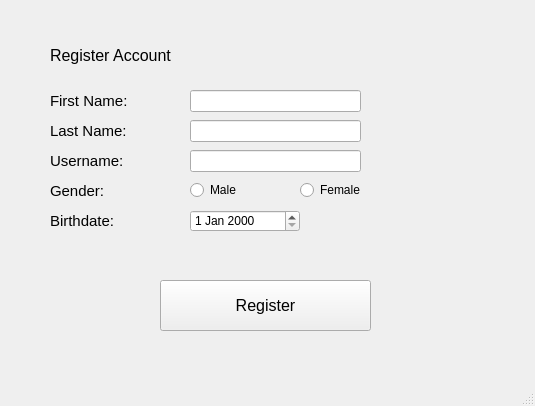
<?xml version="1.0" encoding="UTF-8"?>
<ui version="4.0">
 <class>RegisterWindow</class>
 <widget class="QMainWindow" name="RegisterWindow">
  <property name="geometry">
   <rect>
    <x>0</x>
    <y>0</y>
    <width>535</width>
    <height>406</height>
   </rect>
  </property>
  <property name="windowTitle">
   <string>MainWindow</string>
  </property>
  <widget class="QWidget" name="centralwidget">
   <widget class="QLabel" name="label">
    <property name="geometry">
     <rect>
      <x>50</x>
      <y>40</y>
      <width>201</width>
      <height>31</height>
     </rect>
    </property>
    <property name="font">
     <font>
      <pointsize>12</pointsize>
     </font>
    </property>
    <property name="text">
     <string>Register Account</string>
    </property>
   </widget>
   <widget class="QLabel" name="label_2">
    <property name="geometry">
     <rect>
      <x>50</x>
      <y>90</y>
      <width>121</width>
      <height>21</height>
     </rect>
    </property>
    <property name="font">
     <font>
      <pointsize>11</pointsize>
     </font>
    </property>
    <property name="text">
     <string>First Name:</string>
    </property>
   </widget>
   <widget class="QLabel" name="label_3">
    <property name="geometry">
     <rect>
      <x>50</x>
      <y>120</y>
      <width>121</width>
      <height>21</height>
     </rect>
    </property>
    <property name="font">
     <font>
      <pointsize>11</pointsize>
     </font>
    </property>
    <property name="text">
     <string>Last Name:</string>
    </property>
   </widget>
   <widget class="QLabel" name="label_4">
    <property name="geometry">
     <rect>
      <x>50</x>
      <y>150</y>
      <width>121</width>
      <height>21</height>
     </rect>
    </property>
    <property name="font">
     <font>
      <pointsize>11</pointsize>
     </font>
    </property>
    <property name="text">
     <string>Username:</string>
    </property>
   </widget>
   <widget class="QLabel" name="label_5">
    <property name="geometry">
     <rect>
      <x>50</x>
      <y>180</y>
      <width>121</width>
      <height>21</height>
     </rect>
    </property>
    <property name="font">
     <font>
      <pointsize>11</pointsize>
     </font>
    </property>
    <property name="text">
     <string>Gender:</string>
    </property>
   </widget>
   <widget class="QLabel" name="label_6">
    <property name="geometry">
     <rect>
      <x>50</x>
      <y>210</y>
      <width>121</width>
      <height>21</height>
     </rect>
    </property>
    <property name="font">
     <font>
      <pointsize>11</pointsize>
     </font>
    </property>
    <property name="text">
     <string>Birthdate:</string>
    </property>
   </widget>
   <widget class="QLineEdit" name="FirstNameLine">
    <property name="geometry">
     <rect>
      <x>190</x>
      <y>90</y>
      <width>171</width>
      <height>22</height>
     </rect>
    </property>
   </widget>
   <widget class="QLineEdit" name="LastNameLine">
    <property name="geometry">
     <rect>
      <x>190</x>
      <y>120</y>
      <width>171</width>
      <height>22</height>
     </rect>
    </property>
   </widget>
   <widget class="QLineEdit" name="UsernameLine">
    <property name="geometry">
     <rect>
      <x>190</x>
      <y>150</y>
      <width>171</width>
      <height>22</height>
     </rect>
    </property>
   </widget>
   <widget class="QDateEdit" name="Birthdate">
    <property name="geometry">
     <rect>
      <x>190</x>
      <y>210</y>
      <width>110</width>
      <height>22</height>
     </rect>
    </property>
   </widget>
   <widget class="QRadioButton" name="MaleButton">
    <property name="geometry">
     <rect>
      <x>190</x>
      <y>180</y>
      <width>95</width>
      <height>20</height>
     </rect>
    </property>
    <property name="text">
     <string>Male</string>
    </property>
   </widget>
   <widget class="QRadioButton" name="FemaleButton">
    <property name="geometry">
     <rect>
      <x>300</x>
      <y>180</y>
      <width>95</width>
      <height>20</height>
     </rect>
    </property>
    <property name="text">
     <string>Female</string>
    </property>
   </widget>
   <widget class="QLabel" name="Errorlabel">
    <property name="geometry">
     <rect>
      <x>50</x>
      <y>250</y>
      <width>441</width>
      <height>21</height>
     </rect>
    </property>
    <property name="text">
     <string/>
    </property>
   </widget>
   <widget class="QPushButton" name="pushButton">
    <property name="geometry">
     <rect>
      <x>160</x>
      <y>280</y>
      <width>211</width>
      <height>51</height>
     </rect>
    </property>
    <property name="font">
     <font>
      <pointsize>12</pointsize>
     </font>
    </property>
    <property name="text">
     <string>Register</string>
    </property>
   </widget>
  </widget>
  <widget class="QMenuBar" name="menubar">
   <property name="geometry">
    <rect>
     <x>0</x>
     <y>0</y>
     <width>535</width>
     <height>26</height>
    </rect>
   </property>
  </widget>
  <widget class="QStatusBar" name="statusbar"/>
 </widget>
 <resources/>
 <connections/>
</ui>
